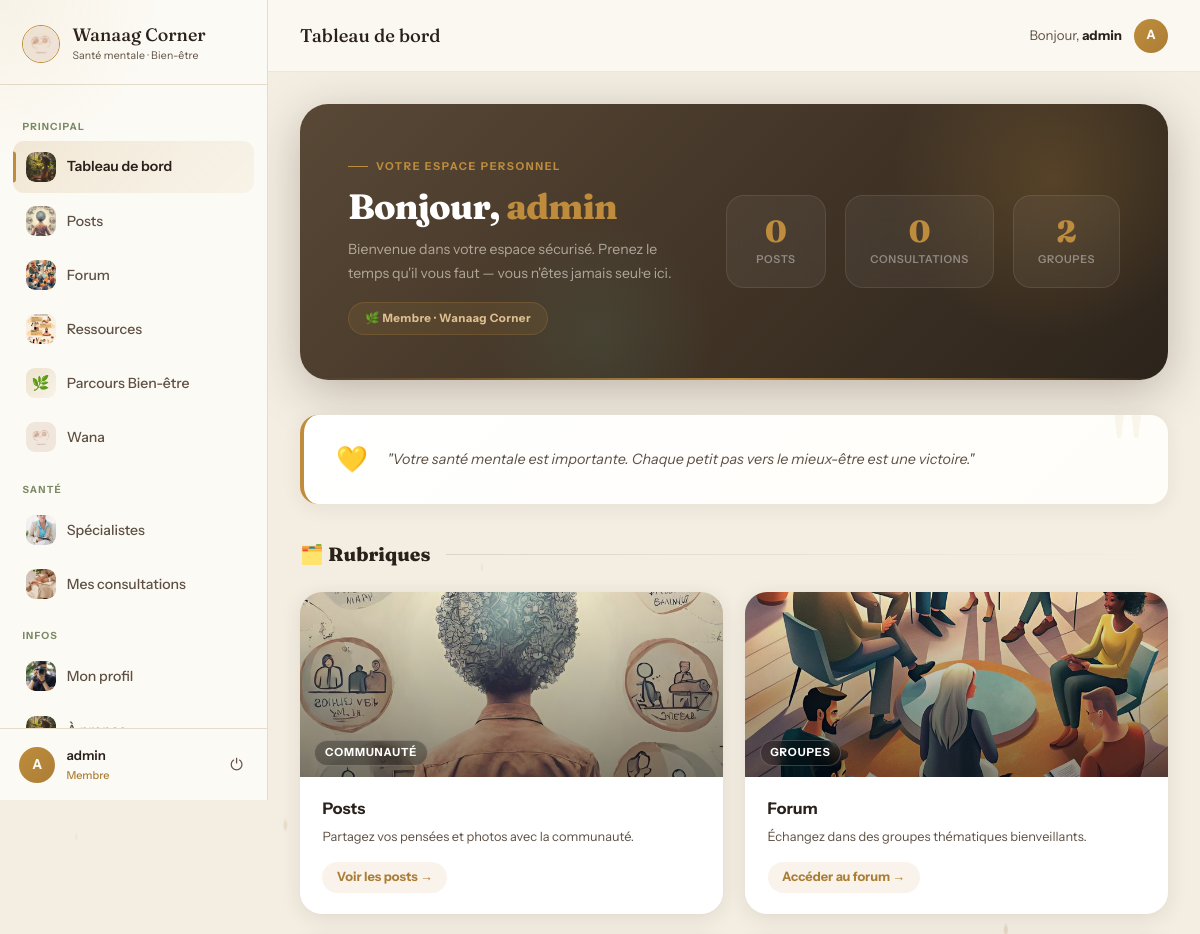
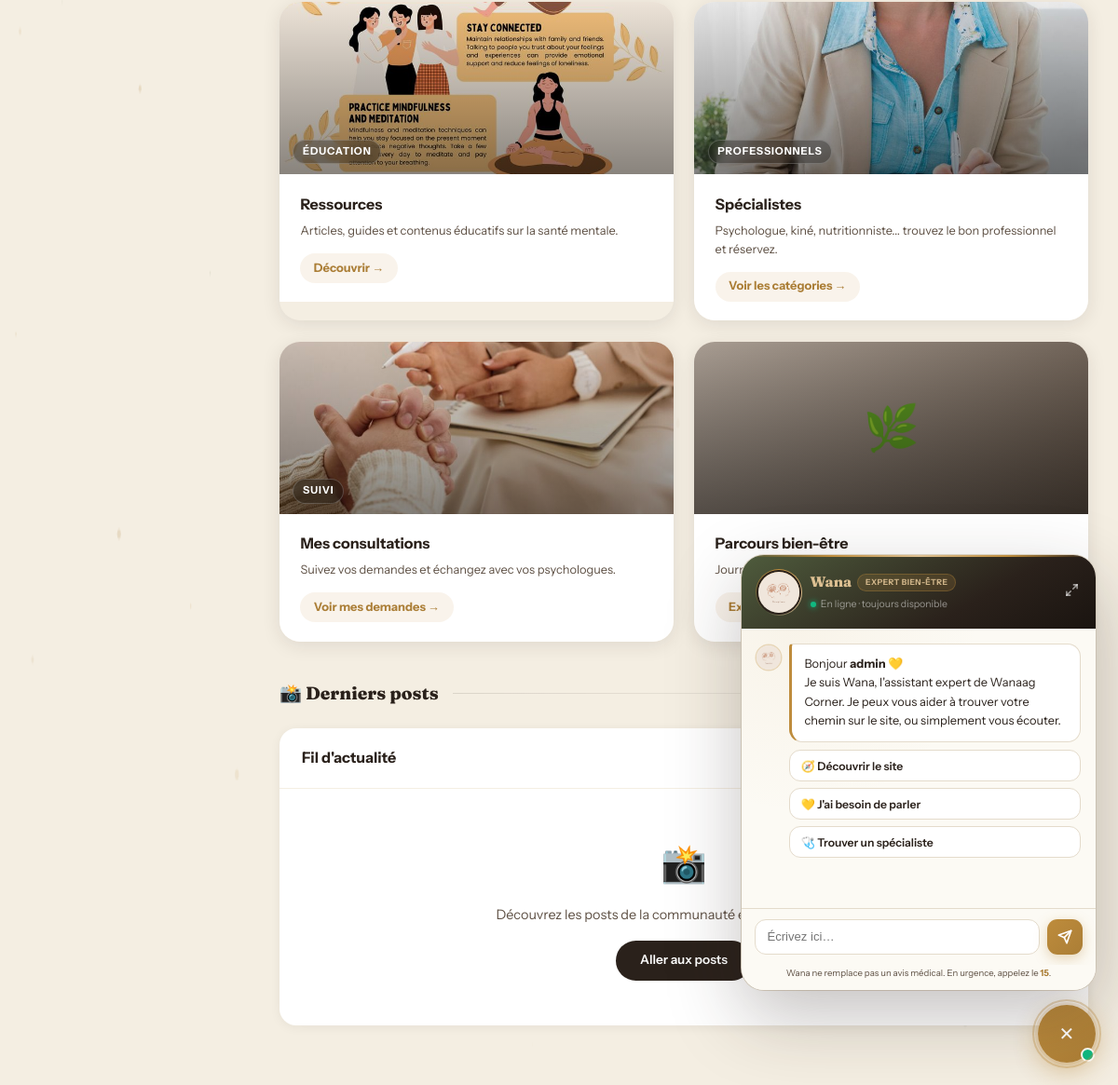
Page /dashboard/ (signed in) on the committed database (2 pictures, top to bottom).
### application/models.py (models this page shows, shortened)
class CustomUser(AbstractUser):
    pseudonyme = models.CharField(max_length=50, unique=True)
    email = models.EmailField(unique=True)
    photo = models.ImageField(upload_to='profiles/', blank=True, null=True, verbose_name="Photo de profil")
    bio = models.TextField(blank=True, max_length=300, verbose_name="Bio")
    USERNAME_FIELD = 'email'
    REQUIRED_FIELDS = ['username', 'pseudonyme']
    class Meta:
        verbose_name = 'Utilisateur'
        verbose_name_plural = 'Utilisateurs'

### application/views.py (the view)
# urls.py: path('dashboard/', views.dashboard, name='dashboard'),
@login_required
def dashboard(request):
    annonces = [a for a in Annonce.objects.filter(est_publiee=True).order_by('-est_epinglee', '-date_creation')[:10] if a.est_active]
    return render(request, 'application/dashboard.html', {'annonces': annonces})

### application/templates/application/dashboard.html (shortened to what this page needs)
{% extends 'application/base.html' %}
{% load static %}
{% block page_title %}Tableau de bord{% endblock %}
{% block content %}
<div class="dash-hero">
    <div class="hero-accent-line"></div>
    <div class="dash-hero-text">
        {% if user.psychologue_profile %}
        <div class="dash-hero-eyebrow">Espace Professionnel</div>
        <div class="dash-hero-title">Bienvenue, <span>{{ user.psychologue_profile.titre_nom }}</span></div>
        <div class="dash-hero-subtitle">
            Votre expertise fait la différence. Accompagnez vos patients avec bienveillance
            et guidez-les vers le bien-être qu'ils méritent.
        </div>
        <div class="dash-hero-badge">{{ user.psychologue_profile.icone_specialite }} {{ user.psychologue_profile.get_type_specialiste_display }} certifié · Wanaag Corner</div>
        {% else %}
        <div class="dash-hero-eyebrow">Votre espace personnel</div>
        <div class="dash-hero-title">Bonjour, <span>{{ user.pseudonyme }}</span></div>
        <div class="dash-hero-subtitle">
            Bienvenue dans votre espace sécurisé. Prenez le temps qu'il vous faut —
            vous n'êtes jamais seul·e ici.
        </div>
        <div class="dash-hero-badge">🌿 Membre · Wanaag Corner</div>
        {% endif %}
    </div>
    <div class="dash-hero-visual">
        <div class="dash-stat-pill">
            <div class="num">{{ user.posts.count }}</div>
            <div class="lbl">Posts</div>
        </div>
        {% if not user.psychologue_profile %}
        <div class="dash-stat-pill">
            <div class="num">{{ user.consultation_requests.count }}</div>
            <div class="lbl">Consultations</div>
        </div>
        {% endif %}
        <div class="dash-stat-pill">
            <div class="num">{{ user.joined_groups.count }}</div>
            <div class="lbl">Groupes</div>
        </div>
    </div>
</div>
<div class="dash-quote">
    <div class="dash-quote-icon">💛</div>
    <div class="dash-quote-text">
        "Votre santé mentale est importante. Chaque petit pas vers le mieux-être est une victoire."
    </div>
</div>
<div class="sec-title">🗂️ Rubriques</div>
<div class="modules-grid">
    <a href="{% url 'posts_feed' %}" class="module-card">
        <div class="module-bg">
            <img src="{% static 'images/posts.jpg' %}" alt="Posts">
            <span class="module-bg-label">Communauté</span>
        </div>
        <div class="module-body">
            <div class="module-title">Posts</div>
            <div class="module-desc">Partagez vos pensées et photos avec la communauté.</div>
            <div class="module-cta">Voir les posts →</div>
        </div>
    </a>
    <a href="{% url 'forum_home' %}" class="module-card">
        <div class="module-bg">
            <img src="{% static 'images/forum.jpg' %}" alt="Forum">
            <span class="module-bg-label">Groupes</span>
        </div>
        <div class="module-body">
            <div class="module-title">Forum</div>
            <div class="module-desc">Échangez dans des groupes thématiques bienveillants.</div>
            <div class="module-cta">Accéder au forum →</div>
        </div>
    </a>
    <a href="{% url 'ressources_home' %}" class="module-card">
        <div class="module-bg">
            <img src="{% static 'images/ressources.jpg' %}" alt="Ressources">
            <span class="module-bg-label">Éducation</span>
        </div>
        <div class="module-body">
            <div class="module-title">Ressources</div>
            <div class="module-desc">Articles, guides et contenus éducatifs sur la santé mentale.</div>
            <div class="module-cta">Découvrir →</div>
        </div>
    </a>
    {% if not user.psychologue_profile %}
    <a href="{% url 'psychologues_list' %}" class="module-card">
        <div class="module-bg">
            <img src="{% static 'images/psychologue.jpg' %}" alt="Spécialistes">
            <span class="module-bg-label">Professionnels</span>
        </div>
        <div class="module-body">
            <div class="module-title">Spécialistes</div>
            <div class="module-desc">Psychologue, kiné, nutritionniste... trouvez le bon professionnel et réservez.</div>
            <div class="module-cta">Voir les catégories →</div>
        </div>
    </a>
    <a href="{% url 'mes_consultations' %}" class="module-card">
        <div class="module-bg">
            <img src="{% static 'images/consultation.jpg' %}" alt="Consultations">
            <span class="module-bg-label">Suivi</span>
        </div>
        <div class="module-body">
            <div class="module-title">Mes consultations</div>
            <div class="module-desc">Suivez vos demandes et échangez avec vos psychologues.</div>
            <div class="module-cta">Voir mes demandes →</div>
        </div>
    </a>
    {% endif %}
    <a href="{% url 'parcours_home' %}" class="module-card">
        <div class="module-bg bg-parcours" style="display:flex;align-items:center;justify-content:center;font-size:3rem;">🌿</div>
        <div class="module-body">
            <div class="module-title">Parcours bien-être</div>
            <div class="module-desc">Journal intime, nutrition, inspiration et blog santé.</div>
            <div class="module-cta">Explorer →</div>
        </div>
    </a>
</div>
<div class="sec-title">📸 Derniers posts</div>
<div class="recent-posts">
    <div class="recent-posts-header">
        <span class="recent-posts-title">Fil d'actualité</span>
        <a href="{% url 'posts_feed' %}" class="see-all">Voir tout →</a>
    </div>
    <div class="empty-state">
        <div class="empty-icon">📸</div>
        <p>Découvrez les posts de la communauté et partagez les vôtres.</p>
        <a href="{% url 'posts_feed' %}" style="display:inline-block;margin-top:1rem;padding:.65rem 1.6rem;background:var(--brown-dark);color:white;border-radius:50px;font-size:.85rem;font-weight:600;text-decoration:none;">Aller aux posts</a>
    </div>
</div>
{% endblock %}

### application/templates/application/base.html (shortened to what this page needs)
{% load static %}
<!DOCTYPE html>
<html lang="fr">
<head>
</head>
<body>
{% if user.is_authenticated %}
<aside class="sidebar" id="sidebar">
    <div class="sidebar-header">
        <img src="{% static 'images/logo.jpg' %}" alt="Logo" class="sidebar-logo-img">
        <div>
            <div class="sidebar-brand-name">Wanaag Corner</div>
            <div class="sidebar-brand-sub">Santé mentale · Bien-être</div>
        </div>
    </div>
    <nav class="sidebar-nav">
        <div class="nav-label">Principal</div>
        <a href="{% url 'dashboard' %}" class="nav-item {% if request.resolver_match.url_name == 'dashboard' %}active{% endif %}">
            <span class="nav-icon"><img src="{% static 'images/espace-bien-etre.jpg' %}" alt=""></span> Tableau de bord
        </a>
        <a href="{% url 'posts_feed' %}" class="nav-item {% if request.resolver_match.url_name == 'posts_feed' %}active{% endif %}">
            <span class="nav-icon"><img src="{% static 'images/posts.jpg' %}" alt=""></span> Posts
        </a>
        <a href="{% url 'forum_home' %}" class="nav-item {% if 'forum' in request.resolver_match.url_name %}active{% endif %}">
            <span class="nav-icon"><img src="{% static 'images/forum.jpg' %}" alt=""></span> Forum
        </a>
        <a href="{% url 'ressources_home' %}" class="nav-item {% if 'ressource' in request.resolver_match.url_name %}active{% endif %}">
            <span class="nav-icon"><img src="{% static 'images/ressources.jpg' %}" alt=""></span> Ressources
        </a>
        <a href="{% url 'parcours_home' %}" class="nav-item {% if 'parcours' in request.resolver_match.url_name %}active{% endif %}">
            <span class="nav-icon" style="background:linear-gradient(135deg,rgba(190,140,60,.22),rgba(190,140,60,.06));border-radius:9px;display:flex;align-items:center;justify-content:center;font-size:.9rem;">🌿</span> Parcours Bien-être
        </a>
        <a href="{% url 'chatbot' %}" class="nav-item {% if request.resolver_match.url_name == 'chatbot' %}active{% endif %}" style="position:relative;">
            <span class="nav-icon"><img src="{% static 'images/logo.jpg' %}" alt=""></span>
            Wana
        </a>
        {% if not user.psychologue_profile %}
        <div class="nav-label">Santé</div>
        <a href="{% url 'psychologues_list' %}" class="nav-item {% if request.resolver_match.url_name == 'psychologues_list' or request.resolver_match.url_name == 'specialistes_categorie' %}active{% endif %}">
            <span class="nav-icon"><img src="{% static 'images/psychologue.jpg' %}" alt=""></span> Spécialistes
        </a>
        <a href="{% url 'mes_consultations' %}" class="nav-item {% if 'consultation' in request.resolver_match.url_name %}active{% endif %}">
            <span class="nav-icon"><img src="{% static 'images/consultation.jpg' %}" alt=""></span> Mes consultations
        </a>
        {% endif %}
        <div class="nav-label">Infos</div>
        <a href="{% url 'profile' %}" class="nav-item {% if request.resolver_match.url_name == 'profile' %}active{% endif %}">
            <span class="nav-icon">
                {% if user.photo %}<img src="{{ user.photo.url }}" alt="" style="width:100%;height:100%;object-fit:cover;border-radius:9px;">
                {% else %}<img src="{% static 'images/photo-de-profil.jpg' %}" alt="">{% endif %}
            </span> Mon profil
        </a>
        <a href="{% url 'about' %}" class="nav-item {% if request.resolver_match.url_name == 'about' %}active{% endif %}">
            <span class="nav-icon"><img src="{% static 'images/espace-bien-etre.jpg' %}" alt=""></span> À propos
        </a>
    </nav>
    <div class="sidebar-user">
        <div class="avatar-sidebar">{{ user.pseudonyme|first|upper }}</div>
        <div class="sidebar-user-info">
            <div class="sidebar-user-name">{{ user.pseudonyme }}</div>
            <div class="sidebar-user-role">{% if user.psychologue_profile %}{{ user.psychologue_profile.icone_specialite }} {{ user.psychologue_profile.get_type_specialiste_display }}{% else %}Membre{% endif %}</div>
        </div>
        <form method="post" action="{% url 'logout' %}" style="margin:0;">
            <button type="submit" class="logout-btn" title="Déconnexion">⏻</button>
        </form>
    </div>
</aside>
<div class="app-main">
    <header class="app-topbar">
        <div class="topbar-left">
            <span class="topbar-title">{% block page_title %}Wanaag Corner{% endblock %}</span>
        </div>
        <div class="topbar-right">
            <span class="topbar-greeting">Bonjour, <strong>{{ user.pseudonyme }}</strong></span>
            <div class="avatar-topbar">{{ user.pseudonyme|first|upper }}</div>
        </div>
    </header>
    <div class="app-content">
{% endif %}
{% block content %}{% endblock %}
{% if user.is_authenticated %}
    </div>
</div>
{% endif %}
{% url 'chatbot' as wgtChatbotUrl %}
{% url 'group_chat' group.id as wgtGroupChatUrl %}
{% if user.is_authenticated and request.path != wgtChatbotUrl and request.path != wgtGroupChatUrl and request.resolver_match.url_name != 'parcours_journal' and request.resolver_match.url_name != 'post_write' and request.resolver_match.url_name != 'post_rewrite' %}
{% url 'chatbot_send' as chatbot_send_url %}
{% url 'chatbot' as chatbot_url %}
<div id="chatWidget">
    <button class="wgt-bubble" id="wgtBubble" onclick="wgtToggle()" title="Wana — l'assistant Wanaag Corner">
        <span class="wgt-bubble-close" id="wgtIconClose">✕</span>
        <span class="wgt-online-dot"></span>
        <span class="wgt-pulse-ring"></span>
    </button>
    <div class="wgt-panel" id="wgtPanel" style="display:none;">
        <div class="wgt-head">
            <div class="wgt-av-wrap">
                <div class="wgt-av"><img src="{% static 'images/logo.jpg' %}" alt="Wana"></div>
            </div>
            <div class="wgt-head-text">
                <div class="wgt-name-row">
                    <span class="wgt-name">Wana</span>
                    <span class="wgt-credential">Expert bien-être</span>
                </div>
                <div class="wgt-status"><span class="wgt-dot"></span> En ligne · toujours disponible</div>
            </div>
            <a href="{{ chatbot_url }}" class="wgt-expand" title="Ouvrir en plein écran">
                <svg width="15" height="15" viewBox="0 0 24 24" fill="none" stroke="currentColor" stroke-width="2.5" stroke-linecap="round"><polyline points="15 3 21 3 21 9"/><polyline points="9 21 3 21 3 15"/><line x1="21" y1="3" x2="14" y2="10"/><line x1="3" y1="21" x2="10" y2="14"/></svg>
            </a>
        </div>
        <div class="wgt-body" id="wgtBody">
            <div class="wgt-welcome-row">
                <div class="wgt-welcome-av"><img src="{% static 'images/logo.jpg' %}" alt=""></div>
                <div class="wgt-welcome-col">
                    <div class="wgt-welcome">
                        Bonjour <strong>{{ user.pseudonyme }}</strong> 💛<br>
                        Je suis Wana, l'assistant expert de Wanaag Corner. Je peux vous aider à trouver votre chemin sur le site, ou simplement vous écouter.
                    </div>
                    <div class="wgt-suggestions" id="wgtSuggestions">
                        <button type="button" class="wgt-chip" data-q="Comment fonctionne Wanaag Corner ? Que puis-je faire sur le site ?">🧭 Découvrir le site</button>
                        <button type="button" class="wgt-chip" data-q="J'ai besoin de parler de comment je me sens.">💛 J'ai besoin de parler</button>
                        <button type="button" class="wgt-chip" data-q="Comment prendre rendez-vous avec un spécialiste ?">🩺 Trouver un spécialiste</button>
                    </div>
                </div>
            </div>
        </div>
        <div class="wgt-input-row">
            <input type="text" id="wgtInput" class="wgt-input"
                   placeholder="Écrivez ici…"
                   onkeydown="if(event.key==='Enter') wgtSend()">
            <button class="wgt-send" onclick="wgtSend()">
                <svg width="16" height="16" viewBox="0 0 24 24" fill="none" stroke="currentColor" stroke-width="2.5" stroke-linecap="round" stroke-linejoin="round">
                    <line x1="22" y1="2" x2="11" y2="13"/><polygon points="22 2 15 22 11 13 2 9 22 2"/>
                </svg>
            </button>
        </div>
        <div class="wgt-disclaimer">Wana ne remplace pas un avis médical. En urgence, appelez le <strong>15</strong>.</div>
    </div>
</div>
{% endif %}
</body>
</html>

### rows in the picture
CustomUser: pseudonyme|first "A", pseudonyme "admin", posts.count "0", consultation_requests.count "0", joined_groups.count "2"
